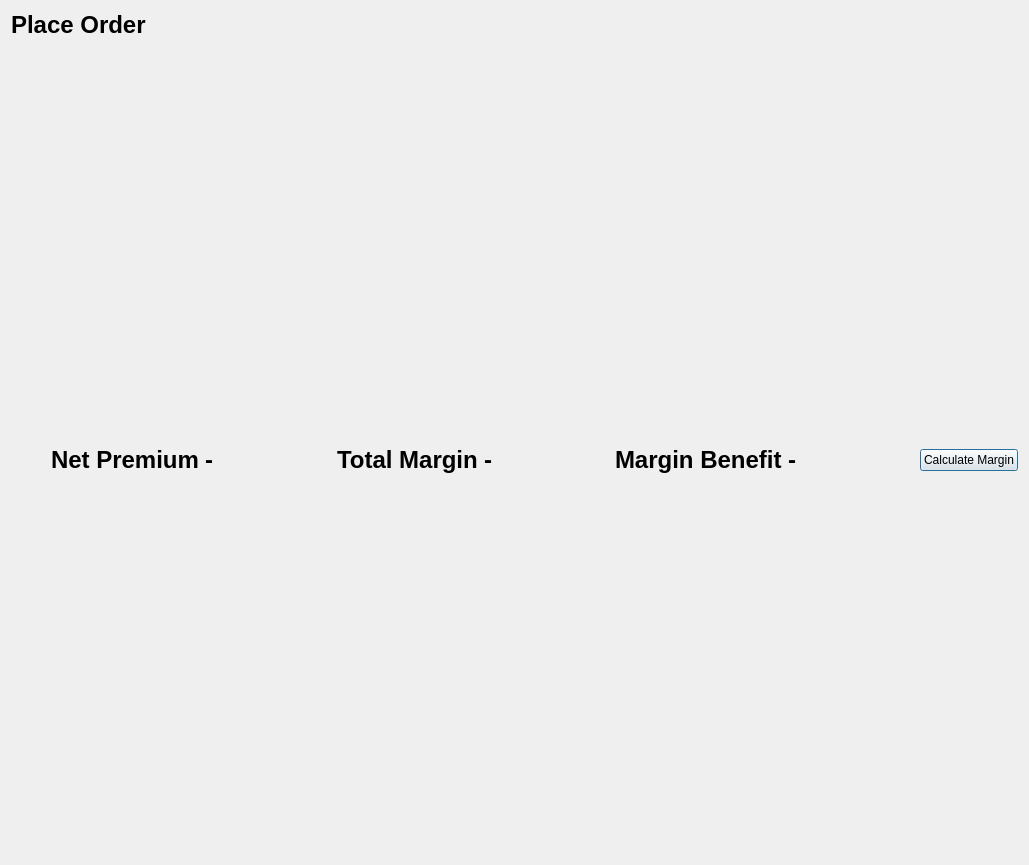
<?xml version="1.0" encoding="UTF-8"?>
<ui version="4.0">
 <class>PlaceOrderWindow</class>
 <widget class="QDialog" name="PlaceOrderWindow">
  <property name="geometry">
   <rect>
    <x>0</x>
    <y>0</y>
    <width>1029</width>
    <height>865</height>
   </rect>
  </property>
  <property name="windowTitle">
   <string>Place Order</string>
  </property>
  <layout class="QGridLayout" name="gridLayout">
   <item row="0" column="0">
    <widget class="QLabel" name="placeorder">
     <property name="sizePolicy">
      <sizepolicy hsizetype="Preferred" vsizetype="Fixed">
       <horstretch>0</horstretch>
       <verstretch>0</verstretch>
      </sizepolicy>
     </property>
     <property name="text">
      <string>&lt;html&gt;&lt;head/&gt;&lt;body&gt;&lt;p&gt;&lt;span style=&quot; font-size:18pt; font-weight:700;&quot;&gt;Place Order&lt;/span&gt;&lt;/p&gt;&lt;/body&gt;&lt;/html&gt;</string>
     </property>
    </widget>
   </item>
   <item row="3" column="0">
    <layout class="QGridLayout" name="gridLayout_3">
     <property name="sizeConstraint">
      <enum>QLayout::SetFixedSize</enum>
     </property>
     <item row="0" column="0">
      <layout class="QHBoxLayout" name="horizontalLayout">
       <property name="sizeConstraint">
        <enum>QLayout::SetFixedSize</enum>
       </property>
       <item>
        <spacer name="horizontalSpacer">
         <property name="orientation">
          <enum>Qt::Horizontal</enum>
         </property>
         <property name="sizeType">
          <enum>QSizePolicy::Minimum</enum>
         </property>
         <property name="sizeHint" stdset="0">
          <size>
           <width>40</width>
           <height>20</height>
          </size>
         </property>
        </spacer>
       </item>
       <item>
        <widget class="QLabel" name="label">
         <property name="sizePolicy">
          <sizepolicy hsizetype="Preferred" vsizetype="Fixed">
           <horstretch>0</horstretch>
           <verstretch>0</verstretch>
          </sizepolicy>
         </property>
         <property name="text">
          <string>&lt;html&gt;&lt;head/&gt;&lt;body&gt;&lt;p&gt;&lt;span style=&quot; font-size:18pt; font-weight:700;&quot;&gt;Net Premium&lt;/span&gt;&lt;/p&gt;&lt;/body&gt;&lt;/html&gt;</string>
         </property>
        </widget>
       </item>
       <item>
        <widget class="QLabel" name="netPremium">
         <property name="sizePolicy">
          <sizepolicy hsizetype="Preferred" vsizetype="Fixed">
           <horstretch>0</horstretch>
           <verstretch>0</verstretch>
          </sizepolicy>
         </property>
         <property name="text">
          <string>&lt;html&gt;&lt;head/&gt;&lt;body&gt;&lt;p&gt;&lt;span style=&quot; font-size:18pt; font-weight:700;&quot;&gt;-&lt;/span&gt;&lt;/p&gt;&lt;/body&gt;&lt;/html&gt;</string>
         </property>
        </widget>
       </item>
       <item>
        <widget class="QLabel" name="label_3">
         <property name="sizePolicy">
          <sizepolicy hsizetype="Preferred" vsizetype="Fixed">
           <horstretch>0</horstretch>
           <verstretch>0</verstretch>
          </sizepolicy>
         </property>
         <property name="text">
          <string>&lt;html&gt;&lt;head/&gt;&lt;body&gt;&lt;p&gt;&lt;span style=&quot; font-size:18pt; font-weight:700;&quot;&gt;Total Margin&lt;/span&gt;&lt;/p&gt;&lt;/body&gt;&lt;/html&gt;</string>
         </property>
        </widget>
       </item>
       <item>
        <widget class="QLabel" name="totalMargin">
         <property name="sizePolicy">
          <sizepolicy hsizetype="Preferred" vsizetype="Fixed">
           <horstretch>0</horstretch>
           <verstretch>0</verstretch>
          </sizepolicy>
         </property>
         <property name="text">
          <string>&lt;html&gt;&lt;head/&gt;&lt;body&gt;&lt;p&gt;&lt;span style=&quot; font-size:18pt; font-weight:700;&quot;&gt;-&lt;/span&gt;&lt;/p&gt;&lt;/body&gt;&lt;/html&gt;</string>
         </property>
        </widget>
       </item>
       <item>
        <widget class="QLabel" name="label_5">
         <property name="sizePolicy">
          <sizepolicy hsizetype="Preferred" vsizetype="Fixed">
           <horstretch>0</horstretch>
           <verstretch>0</verstretch>
          </sizepolicy>
         </property>
         <property name="text">
          <string>&lt;html&gt;&lt;head/&gt;&lt;body&gt;&lt;p&gt;&lt;span style=&quot; font-size:18pt; font-weight:700;&quot;&gt;Margin Benefit&lt;/span&gt;&lt;/p&gt;&lt;/body&gt;&lt;/html&gt;</string>
         </property>
        </widget>
       </item>
       <item>
        <widget class="QLabel" name="marginBenefit">
         <property name="sizePolicy">
          <sizepolicy hsizetype="Preferred" vsizetype="Fixed">
           <horstretch>0</horstretch>
           <verstretch>0</verstretch>
          </sizepolicy>
         </property>
         <property name="text">
          <string>&lt;html&gt;&lt;head/&gt;&lt;body&gt;&lt;p&gt;&lt;span style=&quot; font-size:18pt; font-weight:700;&quot;&gt;-&lt;/span&gt;&lt;/p&gt;&lt;/body&gt;&lt;/html&gt;</string>
         </property>
        </widget>
       </item>
      </layout>
     </item>
    </layout>
   </item>
   <item row="4" column="0" colspan="2">
    <widget class="QWidget" name="chart" native="true"/>
   </item>
   <item row="2" column="0" colspan="2">
    <widget class="QWidget" name="widget" native="true">
     <property name="sizePolicy">
      <sizepolicy hsizetype="Preferred" vsizetype="Preferred">
       <horstretch>0</horstretch>
       <verstretch>0</verstretch>
      </sizepolicy>
     </property>
    </widget>
   </item>
   <item row="3" column="1">
    <widget class="QPushButton" name="calculateBtn">
     <property name="sizePolicy">
      <sizepolicy hsizetype="Fixed" vsizetype="Fixed">
       <horstretch>0</horstretch>
       <verstretch>0</verstretch>
      </sizepolicy>
     </property>
     <property name="text">
      <string>Calculate Margin</string>
     </property>
    </widget>
   </item>
   <item row="1" column="0" colspan="2">
    <widget class="QLabel" name="strategyname">
     <property name="sizePolicy">
      <sizepolicy hsizetype="Preferred" vsizetype="Fixed">
       <horstretch>0</horstretch>
       <verstretch>0</verstretch>
      </sizepolicy>
     </property>
     <property name="text">
      <string/>
     </property>
    </widget>
   </item>
  </layout>
 </widget>
 <resources/>
 <connections/>
</ui>
